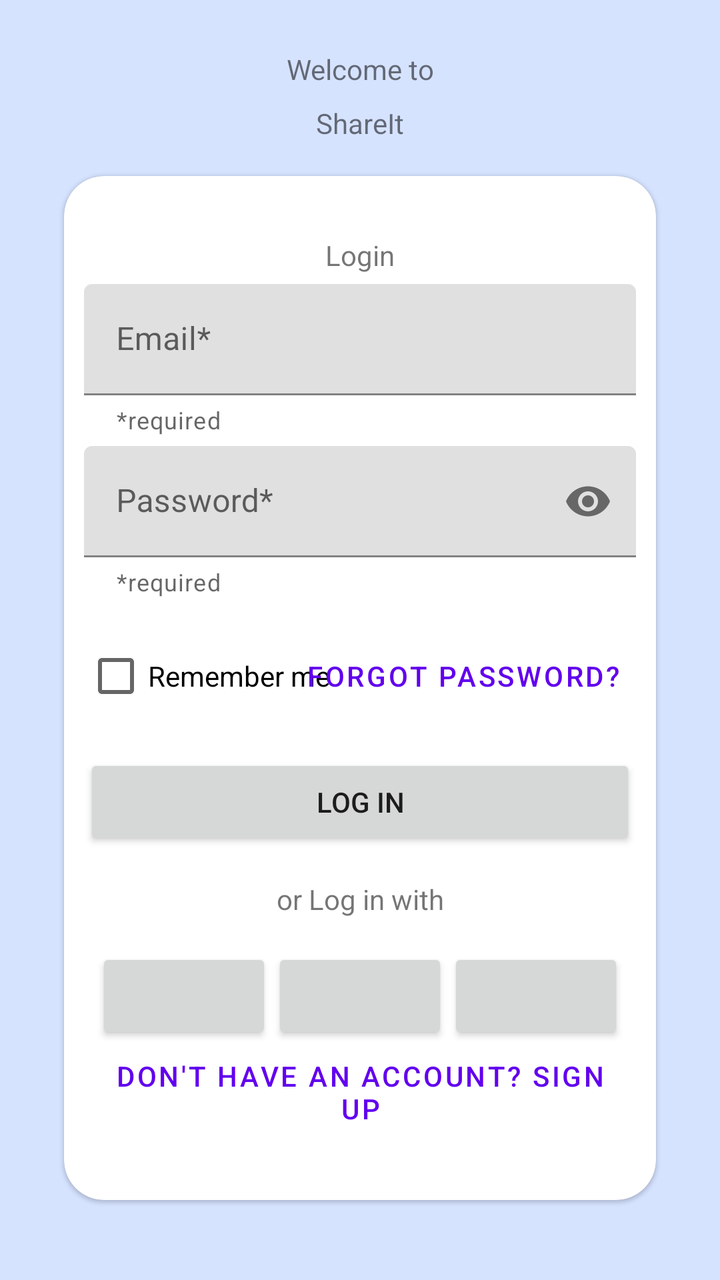
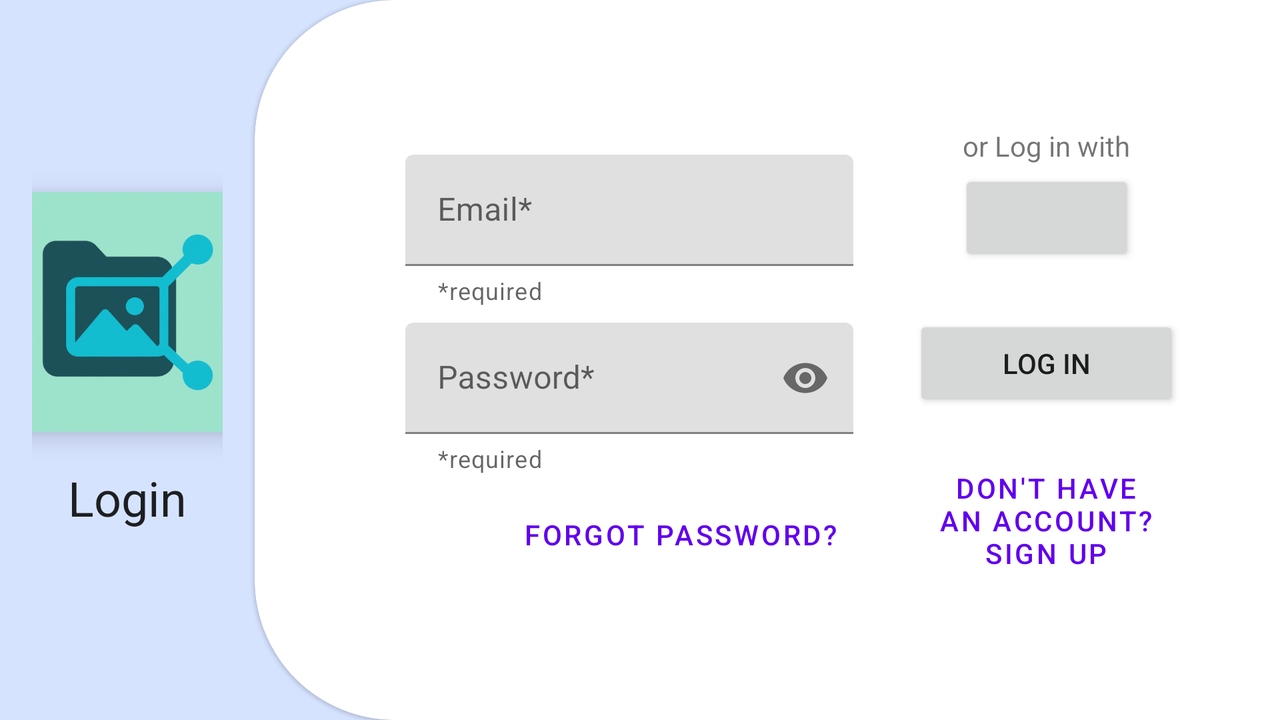

The same Android screen from two of the app's own layout files: first res/layout/ as a phone draws it, then the author's variant for another configuration, drawn on a device whose configuration selects that folder. Both files follow.
<!-- AndroidManifest.xml: application theme Theme.ShareIt -->
<!-- res/layout/fragment_login.xml -->
<?xml version="1.0" encoding="utf-8"?>
<androidx.constraintlayout.widget.ConstraintLayout xmlns:android="http://schemas.android.com/apk/res/android"
    xmlns:app="http://schemas.android.com/apk/res-auto"
    xmlns:tools="http://schemas.android.com/tools"
    android:layout_width="match_parent"
    android:layout_height="match_parent"
    android:background="@color/md_theme_primaryContainer"
    tools:context=".view.identification.LoginFragment">

    
    <TextView
        android:id="@+id/labelWelcome"
        style="?attr/textAppearanceDisplayMedium"
        android:layout_width="wrap_content"
        android:layout_height="wrap_content"
        android:layout_marginTop="25dp"
        android:text="@string/label_welcome"
        app:layout_constraintBottom_toBottomOf="parent"
        app:layout_constraintEnd_toEndOf="parent"
        app:layout_constraintStart_toStartOf="parent"
        app:layout_constraintTop_toTopOf="parent"
        app:layout_constraintVertical_bias="0.0" />

    
    <TextView
        android:id="@+id/labelAppName"
        style="?attr/textAppearanceDisplayMedium"
        android:layout_width="wrap_content"
        android:layout_height="wrap_content"
        android:layout_marginTop="8dp"
        android:text="@string/app_name"
        app:layout_constraintBottom_toBottomOf="parent"
        app:layout_constraintEnd_toEndOf="parent"
        app:layout_constraintStart_toStartOf="parent"
        app:layout_constraintTop_toBottomOf="@+id/labelWelcome"
        app:layout_constraintVertical_bias="0.0" />

    <com.google.android.material.card.MaterialCardView
        android:id="@+id/cardView"
        android:layout_width="0dp"
        android:layout_height="wrap_content"
        android:layout_marginHorizontal="32dp"
        app:cardCornerRadius="20dp"
        app:layout_constraintBottom_toBottomOf="parent"
        app:layout_constraintEnd_toEndOf="parent"
        app:layout_constraintStart_toStartOf="parent"
        app:layout_constraintTop_toBottomOf="@+id/labelAppName"
        app:layout_constraintVertical_bias="0.3">

        <androidx.constraintlayout.widget.ConstraintLayout
            android:layout_width="match_parent"
            android:layout_height="match_parent"
            android:layout_marginHorizontal="10dp"
            android:layout_marginVertical="30dp">

            <TextView
                android:id="@+id/labelRegister"
                style="?attr/textAppearanceDisplaySmall"
                android:layout_width="wrap_content"
                android:layout_height="wrap_content"
                android:text="@string/label_login"
                app:layout_constraintBottom_toBottomOf="parent"
                app:layout_constraintEnd_toEndOf="parent"
                app:layout_constraintStart_toStartOf="parent"
                app:layout_constraintTop_toTopOf="parent"
                app:layout_constraintVertical_bias="0.0" />

            <com.google.android.material.textfield.TextInputLayout
                android:id="@+id/emailLayout"
                android:layout_width="match_parent"
                android:layout_height="wrap_content"
                android:layout_marginTop="@dimen/text_margin"
                android:hint="@string/placeholder_email"
                app:helperText="@string/required"
                app:layout_constraintBottom_toBottomOf="parent"
                app:layout_constraintEnd_toEndOf="parent"
                app:layout_constraintStart_toStartOf="parent"
                app:layout_constraintTop_toBottomOf="@+id/labelRegister"
                app:layout_constraintVertical_bias="0.0">

                <com.google.android.material.textfield.TextInputEditText
                    android:id="@+id/emailEditText"
                    android:layout_width="match_parent"
                    android:layout_height="wrap_content"
                    android:inputType="textEmailAddress"
                    android:singleLine="true" />

            </com.google.android.material.textfield.TextInputLayout>

            <com.google.android.material.textfield.TextInputLayout
                android:id="@+id/passwordLayout"
                android:layout_width="match_parent"
                android:layout_height="wrap_content"
                android:layout_marginTop="@dimen/text_margin"
                android:hint="@string/placeholder_password"
                app:endIconMode="password_toggle"
                app:helperText="@string/required"
                app:layout_constraintBottom_toBottomOf="parent"
                app:layout_constraintEnd_toEndOf="parent"
                app:layout_constraintStart_toStartOf="parent"
                app:layout_constraintTop_toBottomOf="@id/emailLayout"
                app:layout_constraintVertical_bias="0.0">

                <com.google.android.material.textfield.TextInputEditText
                    android:id="@+id/passwordEditText"
                    android:layout_width="match_parent"
                    android:layout_height="wrap_content"
                    android:inputType="textPassword"
                    android:singleLine="true" />

            </com.google.android.material.textfield.TextInputLayout>

            <androidx.constraintlayout.widget.ConstraintLayout
                android:id="@+id/options"
                android:layout_width="match_parent"
                android:layout_height="wrap_content"
                android:layout_marginTop="@dimen/divider_margin"
                android:orientation="horizontal"
                app:layout_constraintBottom_toBottomOf="parent"
                app:layout_constraintEnd_toEndOf="parent"
                app:layout_constraintStart_toStartOf="parent"
                app:layout_constraintTop_toBottomOf="@id/passwordLayout"
                app:layout_constraintVertical_bias="0.0">

                <CheckBox
                    android:id="@+id/checkboxRememberMe"
                    android:layout_width="wrap_content"
                    android:layout_height="wrap_content"
                    android:text="@string/label_remember"
                    app:layout_constraintBottom_toBottomOf="parent"
                    app:layout_constraintStart_toStartOf="parent"
                    app:layout_constraintTop_toTopOf="parent" />

                <Button
                    android:id="@+id/btForgotPassword"
                    style="?attr/borderlessButtonStyle"
                    android:layout_width="wrap_content"
                    android:layout_height="wrap_content"
                    android:text="@string/btn_forgot_password"
                    app:layout_constraintBottom_toBottomOf="parent"
                    app:layout_constraintEnd_toEndOf="parent"
                    app:layout_constraintTop_toTopOf="parent" />

            </androidx.constraintlayout.widget.ConstraintLayout>

            <com.google.android.material.progressindicator.CircularProgressIndicator
                android:id="@+id/progressBar"
                style="@style/Widget.Material3.CircularProgressIndicator.ExtraSmall"
                android:layout_width="wrap_content"
                android:layout_height="wrap_content"
                android:contentDescription="@string/progress_login_btn_desc"
                android:indeterminate="true"
                android:visibility="gone"
                app:layout_constraintBottom_toBottomOf="@+id/btLogIn"
                app:layout_constraintEnd_toEndOf="@+id/btLogIn"
                app:layout_constraintStart_toStartOf="@+id/btLogIn"
                app:layout_constraintTop_toTopOf="@+id/btLogIn" />

            <Button
                android:id="@+id/btLogIn"
                android:layout_width="0dp"
                android:layout_height="wrap_content"
                android:layout_marginTop="@dimen/divider_margin"
                android:text="@string/btn_logIn"
                app:layout_constraintBottom_toBottomOf="parent"
                app:layout_constraintEnd_toEndOf="parent"
                app:layout_constraintStart_toStartOf="parent"
                app:layout_constraintTop_toBottomOf="@+id/options"
                app:layout_constraintVertical_bias="0.0" />

            <TextView
                android:id="@+id/labelOtherMethods"
                style="?attr/textAppearanceBodySmall"
                android:layout_width="wrap_content"
                android:layout_height="wrap_content"
                android:layout_marginTop="@dimen/divider_margin"
                android:text="@string/label_other_methods"
                app:layout_constraintBottom_toBottomOf="parent"
                app:layout_constraintEnd_toEndOf="parent"
                app:layout_constraintStart_toStartOf="parent"
                app:layout_constraintTop_toBottomOf="@+id/btLogIn"
                app:layout_constraintVertical_bias="0.0" />

            <LinearLayout
                android:id="@+id/otherMethodsLayout"
                android:layout_width="wrap_content"
                android:layout_height="wrap_content"
                android:layout_marginTop="@dimen/divider_margin"
                android:gravity="center"
                android:orientation="horizontal"
                app:layout_constraintBottom_toBottomOf="parent"
                app:layout_constraintEnd_toEndOf="parent"
                app:layout_constraintStart_toStartOf="parent"
                app:layout_constraintTop_toBottomOf="@+id/labelOtherMethods"
                app:layout_constraintVertical_bias="0.0">

                <Button
                    android:id="@+id/btGoogleLogin"
                    style="?attr/materialIconButtonFilledStyle"
                    android:layout_width="wrap_content"
                    android:layout_height="wrap_content"
                    android:contentDescription="@string/google_login_btn_desc"
                    app:icon="@drawable/ic_person_24" />

                <Button
                    android:id="@+id/btFacebookLogin"
                    style="?attr/materialIconButtonFilledStyle"
                    android:layout_width="wrap_content"
                    android:layout_height="wrap_content"
                    android:contentDescription="@string/facebook_login_btn_desc"
                    app:icon="@drawable/ic_menu_account_circle_24" />

                <Button
                    android:id="@+id/btTwitterLogin"
                    style="?attr/materialIconButtonFilledStyle"
                    android:layout_width="wrap_content"
                    android:layout_height="wrap_content"
                    android:contentDescription="@string/twitter_login_btn_desc"
                    app:icon="@drawable/ic_send_24" />
            </LinearLayout>

            <Button
                android:id="@+id/btSwitchToSignUp"
                style="?attr/borderlessButtonStyle"
                android:layout_width="wrap_content"
                android:layout_height="wrap_content"
                android:text="@string/btn_do_not_have_account"
                app:layout_constraintBottom_toBottomOf="parent"
                app:layout_constraintEnd_toEndOf="parent"
                app:layout_constraintStart_toStartOf="parent"
                app:layout_constraintTop_toBottomOf="@+id/otherMethodsLayout"
                app:layout_constraintVertical_bias="0.0" />

        </androidx.constraintlayout.widget.ConstraintLayout>

    </com.google.android.material.card.MaterialCardView>
</androidx.constraintlayout.widget.ConstraintLayout>
<!-- resources referenced by this layout -->
<resources>
  <color name="md_theme_primaryContainer">#D6E3FF</color>
  <dimen name="divider_margin">15dp</dimen>
  <dimen name="text_margin">5dp</dimen>
  <!-- drawable ic_menu_account_circle_24 (drawable) -->
  <vector xmlns:android="http://schemas.android.com/apk/res/android"
      android:width="24dp"
      android:height="24dp"
      android:viewportWidth="24"
      android:viewportHeight="24">
      <path
          android:fillColor="@color/design_default_color_on_primary"
          android:pathData="M12,2C6.48,2 2,6.48 2,12s4.48,10 10,10s10,-4.48 10,-10S17.52,2 12,2zM12,6c1.93,0 3.5,1.57 3.5,3.5S13.93,13 12,13s-3.5,-1.57 -3.5,-3.5S10.07,6 12,6zM12,20c-2.03,0 -4.43,-0.82 -6.14,-2.88C7.55,15.8 9.68,15 12,15s4.45,0.8 6.14,2.12C16.43,19.18 14.03,20 12,20z" />
  </vector>
  <string name="app_name">ShareIt</string>
  <string name="btn_do_not_have_account">Don\'t have an account? Sign up</string>
  <string name="btn_forgot_password">Forgot password?</string>
  <string name="btn_logIn">Log In</string>
  <string name="facebook_login_btn_desc">Log in using your Facebook account</string>
  <string name="google_login_btn_desc">Log in using your Google account</string>
  <string name="label_login">Login</string>
  <string name="label_other_methods">or Log in with</string>
  <string name="label_remember">Remember me</string>
  <string name="label_welcome">Welcome to</string>
  <string name="placeholder_email">Email*</string>
  <string name="placeholder_password">Password*</string>
  <string name="progress_login_btn_desc">Trying to log in to your account</string>
  <string name="required">*required</string>
  <string name="twitter_login_btn_desc">Log in using your Twitter account</string>
  <style name="Theme.ShareIt" parent="Theme.MaterialComponents.DayNight.DarkActionBar">
          
          <item name="colorPrimary">@color/purple_500</item>
          <item name="colorPrimaryVariant">@color/purple_700</item>
          <item name="colorOnPrimary">@color/white</item>
          
          <item name="colorSecondary">@color/teal_200</item>
          <item name="colorSecondaryVariant">@color/teal_700</item>
          <item name="colorOnSecondary">@color/black</item>
          
          <item name="android:statusBarColor">?attr/colorPrimaryVariant</item>
          
      </style>
  <color name="purple_500">#FF6200EE</color>
  <color name="purple_700">#FF3700B3</color>
  <color name="white">#FFFFFFFF</color>
  <color name="teal_200">#FF03DAC5</color>
  <color name="teal_700">#FF018786</color>
  <color name="black">#FF000000</color>
</resources>
<!-- res/layout-land/fragment_login.xml (the author's variant of the layout above) -->
<!-- drawn on the phone turned sideways -->
<?xml version="1.0" encoding="utf-8"?>
<LinearLayout xmlns:android="http://schemas.android.com/apk/res/android"
    xmlns:app="http://schemas.android.com/apk/res-auto"
    xmlns:tools="http://schemas.android.com/tools"
    android:layout_width="match_parent"
    android:layout_height="match_parent"
    android:background="@color/md_theme_primaryContainer"
    tools:context=".view.identification.LoginFragment">

    <androidx.constraintlayout.widget.ConstraintLayout
        android:id="@+id/leftLayout"
        android:layout_width="0dp"
        android:layout_height="match_parent"
        android:layout_marginHorizontal="@dimen/activity_horizontal_margin"
        android:layout_weight="1">

        <com.google.android.material.imageview.ShapeableImageView
            android:id="@+id/appLogo"
            android:layout_width="120dp"
            android:layout_height="120dp"
            android:elevation="8dp"
            android:scaleType="centerCrop"
            android:src="@drawable/app_logo"
            app:layout_constraintBottom_toBottomOf="parent"
            app:layout_constraintEnd_toEndOf="parent"
            app:layout_constraintStart_toStartOf="parent"
            app:layout_constraintTop_toTopOf="parent"
            app:layout_constraintVertical_bias="0.4"
            app:shapeAppearance="@style/circularImageView" />

        <TextView
            android:id="@+id/labelRegister"
            style="?attr/textAppearanceHeadline5"
            android:layout_width="wrap_content"
            android:layout_height="wrap_content"
            android:text="@string/label_login"
            android:textAlignment="center"
            app:layout_constraintBottom_toBottomOf="parent"
            app:layout_constraintEnd_toEndOf="@id/appLogo"
            app:layout_constraintStart_toStartOf="@id/appLogo"
            app:layout_constraintTop_toBottomOf="@id/appLogo"
            app:layout_constraintVertical_bias="0.15" />

    </androidx.constraintlayout.widget.ConstraintLayout>

    <com.google.android.material.card.MaterialCardView
        android:id="@+id/cardView"
        android:layout_width="wrap_content"
        android:layout_height="match_parent"
        android:layout_weight="1"
        app:shapeAppearance="@style/shape_appearance_login_card">

        <LinearLayout
            android:layout_width="match_parent"
            android:layout_height="match_parent"
            android:baselineAligned="false">

            <androidx.constraintlayout.widget.ConstraintLayout
                android:layout_width="0dp"
                android:layout_height="match_parent"
                android:layout_marginVertical="25dp"
                android:layout_marginStart="55dp"
                android:layout_marginEnd="30dp"
                android:layout_weight="5">

                <com.google.android.material.textfield.TextInputLayout
                    android:id="@+id/emailLayout"
                    android:layout_width="0dp"
                    android:layout_height="wrap_content"
                    android:hint="@string/placeholder_email"
                    app:helperText="@string/required"
                    app:layout_constraintBottom_toTopOf="@id/passwordLayout"
                    app:layout_constraintEnd_toEndOf="parent"
                    app:layout_constraintStart_toStartOf="parent"
                    app:layout_constraintTop_toTopOf="parent"
                    app:layout_constraintVertical_bias="0.8">

                    <com.google.android.material.textfield.TextInputEditText
                        android:id="@+id/emailEditText"
                        android:layout_width="match_parent"
                        android:layout_height="wrap_content"
                        android:inputType="textEmailAddress"
                        android:singleLine="true" />

                </com.google.android.material.textfield.TextInputLayout>

                <com.google.android.material.textfield.TextInputLayout
                    android:id="@+id/passwordLayout"
                    android:layout_width="0dp"
                    android:layout_height="wrap_content"
                    android:hint="@string/placeholder_password"
                    app:endIconMode="password_toggle"
                    app:helperText="@string/required"
                    app:layout_constraintBottom_toBottomOf="parent"
                    app:layout_constraintEnd_toEndOf="parent"
                    app:layout_constraintStart_toStartOf="parent"
                    app:layout_constraintTop_toTopOf="parent"
                    app:layout_constraintVertical_bias="0.6">

                    <com.google.android.material.textfield.TextInputEditText
                        android:id="@+id/passwordEditText"
                        android:layout_width="match_parent"
                        android:layout_height="wrap_content"
                        android:inputType="textPassword"
                        android:singleLine="true" />

                </com.google.android.material.textfield.TextInputLayout>

                <Button
                    android:id="@+id/btForgotPassword"
                    style="?attr/borderlessButtonStyle"
                    android:layout_width="0dp"
                    android:layout_height="wrap_content"
                    android:text="@string/btn_forgot_password"
                    app:layout_constraintBottom_toBottomOf="parent"
                    app:layout_constraintEnd_toEndOf="parent"
                    app:layout_constraintTop_toBottomOf="@id/passwordLayout"
                    app:layout_constraintVertical_bias="0.2" />


            </androidx.constraintlayout.widget.ConstraintLayout>

            <androidx.constraintlayout.widget.ConstraintLayout
                android:layout_width="wrap_content"
                android:layout_height="match_parent"
                android:layout_marginVertical="25dp"
                android:layout_marginEnd="30dp"
                android:layout_weight="1">

                <TextView
                    android:id="@+id/labelOtherMethods"
                    style="?attr/textAppearanceBodySmall"
                    android:layout_width="wrap_content"
                    android:layout_height="wrap_content"
                    android:layout_marginTop="@dimen/divider_margin"
                    android:text="@string/label_other_methods"
                    app:layout_constraintBottom_toTopOf="@id/otherMethodsLayout"
                    app:layout_constraintEnd_toEndOf="parent"
                    app:layout_constraintStart_toStartOf="parent"
                    app:layout_constraintTop_toTopOf="parent" />

                <LinearLayout
                    android:id="@+id/otherMethodsLayout"
                    android:layout_width="wrap_content"
                    android:layout_height="wrap_content"
                    android:layout_marginTop="@dimen/divider_margin"
                    android:gravity="center"
                    android:orientation="horizontal"
                    app:layout_constraintBottom_toTopOf="@id/btLogIn"
                    app:layout_constraintEnd_toEndOf="parent"
                    app:layout_constraintStart_toStartOf="parent"
                    app:layout_constraintTop_toTopOf="parent"
                    app:layout_constraintVertical_bias="0"
                    app:layout_constraintVertical_chainStyle="spread">

                    <Button
                        android:id="@+id/btGoogleLogin"
                        style="?attr/materialIconButtonOutlinedStyle"
                        android:layout_width="wrap_content"
                        android:layout_height="wrap_content"
                        android:contentDescription="@string/google_login_btn_desc"
                        app:icon="@drawable/googleg_standard_color_18"
                        app:iconTint="@null" />

                </LinearLayout>

                <com.google.android.material.progressindicator.CircularProgressIndicator
                    android:id="@+id/progressBar"
                    style="@style/Widget.Material3.CircularProgressIndicator.ExtraSmall"
                    android:layout_width="wrap_content"
                    android:layout_height="wrap_content"
                    android:contentDescription="@string/progress_login_btn_desc"
                    android:indeterminate="true"
                    android:visibility="gone"
                    app:layout_constraintBottom_toBottomOf="@+id/btLogIn"
                    app:layout_constraintEnd_toEndOf="@+id/btLogIn"
                    app:layout_constraintStart_toStartOf="@+id/btLogIn"
                    app:layout_constraintTop_toTopOf="@+id/btLogIn" />

                <Button
                    android:id="@+id/btLogIn"
                    android:layout_width="match_parent"
                    android:layout_height="wrap_content"
                    android:text="@string/btn_logIn"
                    app:layout_constraintBottom_toTopOf="@id/btSwitchToSignUp"
                    app:layout_constraintEnd_toEndOf="parent"
                    app:layout_constraintStart_toStartOf="parent"
                    app:layout_constraintTop_toBottomOf="@id/otherMethodsLayout" />

                <Button
                    android:id="@+id/btSwitchToSignUp"
                    style="?attr/borderlessButtonStyle"
                    android:layout_width="0dp"
                    android:layout_height="wrap_content"
                    android:text="@string/btn_do_not_have_account"
                    app:layout_constraintBottom_toBottomOf="parent"
                    app:layout_constraintEnd_toEndOf="parent"
                    app:layout_constraintStart_toStartOf="parent"
                    app:layout_constraintTop_toBottomOf="@+id/btLogIn" />

            </androidx.constraintlayout.widget.ConstraintLayout>

        </LinearLayout>

    </com.google.android.material.card.MaterialCardView>
</LinearLayout>
<!-- resources referenced by the variant -->
<!-- as the phone turned sideways resolves them -->
<resources>
  <color name="md_theme_primaryContainer">#D6E3FF</color>
  <dimen name="activity_horizontal_margin">16dp</dimen>
  <dimen name="divider_margin">15dp</dimen>
  <!-- drawable app_logo: png bitmap (drawable, 231566 bytes) -->
  <string name="btn_do_not_have_account">Don\'t have an account? Sign up</string>
  <string name="btn_forgot_password">Forgot password?</string>
  <string name="btn_logIn">Log In</string>
  <string name="google_login_btn_desc">Log in using your Google account</string>
  <string name="label_login">Login</string>
  <string name="label_other_methods">or Log in with</string>
  <string name="placeholder_email">Email*</string>
  <string name="placeholder_password">Password*</string>
  <string name="progress_login_btn_desc">Trying to log in to your account</string>
  <string name="required">*required</string>
  <!-- from res/values-land/ -->
  <style name="shape_appearance_login_card">
          <item name="cornerFamily">rounded</item>
          <item name="cornerSizeTopLeft">70dp</item>
          <item name="cornerSizeTopRight">0dp</item>
          <item name="cornerSizeBottomLeft">70dp</item>
          <item name="cornerSizeBottomRight">0dp</item>
      </style>
  <style name="Theme.ShareIt" parent="Theme.MaterialComponents.DayNight.DarkActionBar">
          
          <item name="colorPrimary">@color/purple_500</item>
          <item name="colorPrimaryVariant">@color/purple_700</item>
          <item name="colorOnPrimary">@color/white</item>
          
          <item name="colorSecondary">@color/teal_200</item>
          <item name="colorSecondaryVariant">@color/teal_700</item>
          <item name="colorOnSecondary">@color/black</item>
          
          <item name="android:statusBarColor">?attr/colorPrimaryVariant</item>
          
      </style>
  <color name="purple_500">#FF6200EE</color>
  <color name="purple_700">#FF3700B3</color>
  <color name="white">#FFFFFFFF</color>
  <color name="teal_200">#FF03DAC5</color>
  <color name="teal_700">#FF018786</color>
  <color name="black">#FF000000</color>
</resources>
